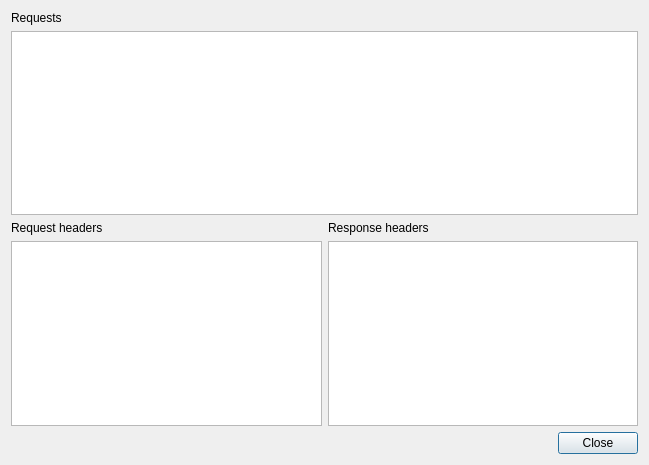
<?xml version="1.0" encoding="UTF-8"?>
<ui version="4.0">
 <class>NetworkMonitor</class>
 <widget class="QDialog" name="NetworkMonitor">
  <property name="geometry">
   <rect>
    <x>0</x>
    <y>0</y>
    <width>649</width>
    <height>465</height>
   </rect>
  </property>
  <property name="windowTitle">
   <string>Network Monitor</string>
  </property>
  <layout class="QVBoxLayout" name="verticalLayout_4">
   <item>
    <layout class="QVBoxLayout" name="verticalLayout">
     <item>
      <widget class="QLabel" name="label">
       <property name="text">
        <string>Requests</string>
       </property>
      </widget>
     </item>
     <item>
      <widget class="QTreeView" name="RequestsView_"/>
     </item>
    </layout>
   </item>
   <item>
    <layout class="QHBoxLayout" name="horizontalLayout">
     <item>
      <layout class="QVBoxLayout" name="verticalLayout_2">
       <item>
        <widget class="QLabel" name="label_2">
         <property name="text">
          <string>Request headers</string>
         </property>
        </widget>
       </item>
       <item>
        <widget class="QTreeView" name="RequestHeadersVeiw_"/>
       </item>
      </layout>
     </item>
     <item>
      <layout class="QVBoxLayout" name="verticalLayout_3">
       <item>
        <widget class="QLabel" name="label_3">
         <property name="text">
          <string>Response headers</string>
         </property>
        </widget>
       </item>
       <item>
        <widget class="QTreeView" name="ResponseHeadersView_"/>
       </item>
      </layout>
     </item>
    </layout>
   </item>
   <item>
    <widget class="QDialogButtonBox" name="buttonBox">
     <property name="orientation">
      <enum>Qt::Horizontal</enum>
     </property>
     <property name="standardButtons">
      <set>QDialogButtonBox::Close</set>
     </property>
    </widget>
   </item>
  </layout>
 </widget>
 <resources/>
 <connections>
  <connection>
   <sender>buttonBox</sender>
   <signal>accepted()</signal>
   <receiver>NetworkMonitor</receiver>
   <slot>accept()</slot>
   <hints>
    <hint type="sourcelabel">
     <x>248</x>
     <y>254</y>
    </hint>
    <hint type="destinationlabel">
     <x>157</x>
     <y>274</y>
    </hint>
   </hints>
  </connection>
  <connection>
   <sender>buttonBox</sender>
   <signal>rejected()</signal>
   <receiver>NetworkMonitor</receiver>
   <slot>reject()</slot>
   <hints>
    <hint type="sourcelabel">
     <x>316</x>
     <y>260</y>
    </hint>
    <hint type="destinationlabel">
     <x>286</x>
     <y>274</y>
    </hint>
   </hints>
  </connection>
 </connections>
</ui>
